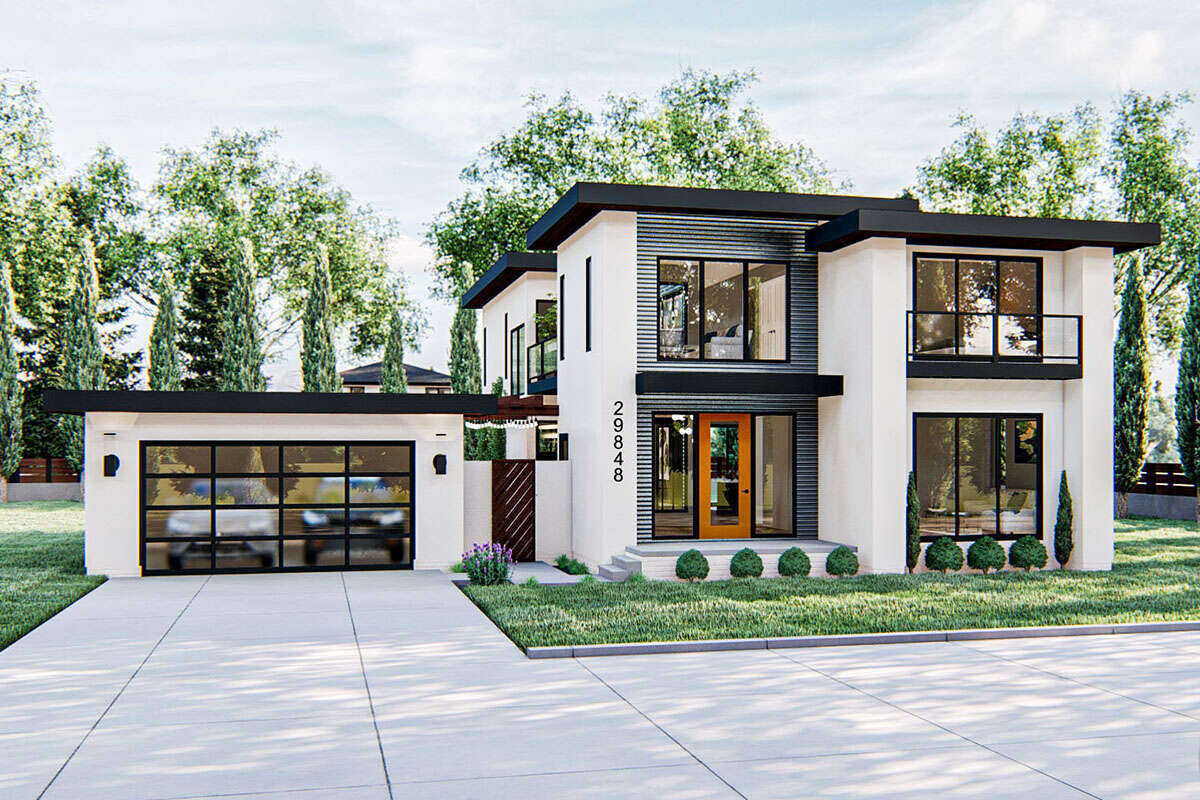
#> input picture server/test_images/modern1.jpg, 1200 x 800 px
$ python model_testing.py
#> lines starting #> are read from the running program, lines starting #| are printed output that depends on the picture
import cv2

img1 = cv2.imread('test_images/modern1.jpg', 0)
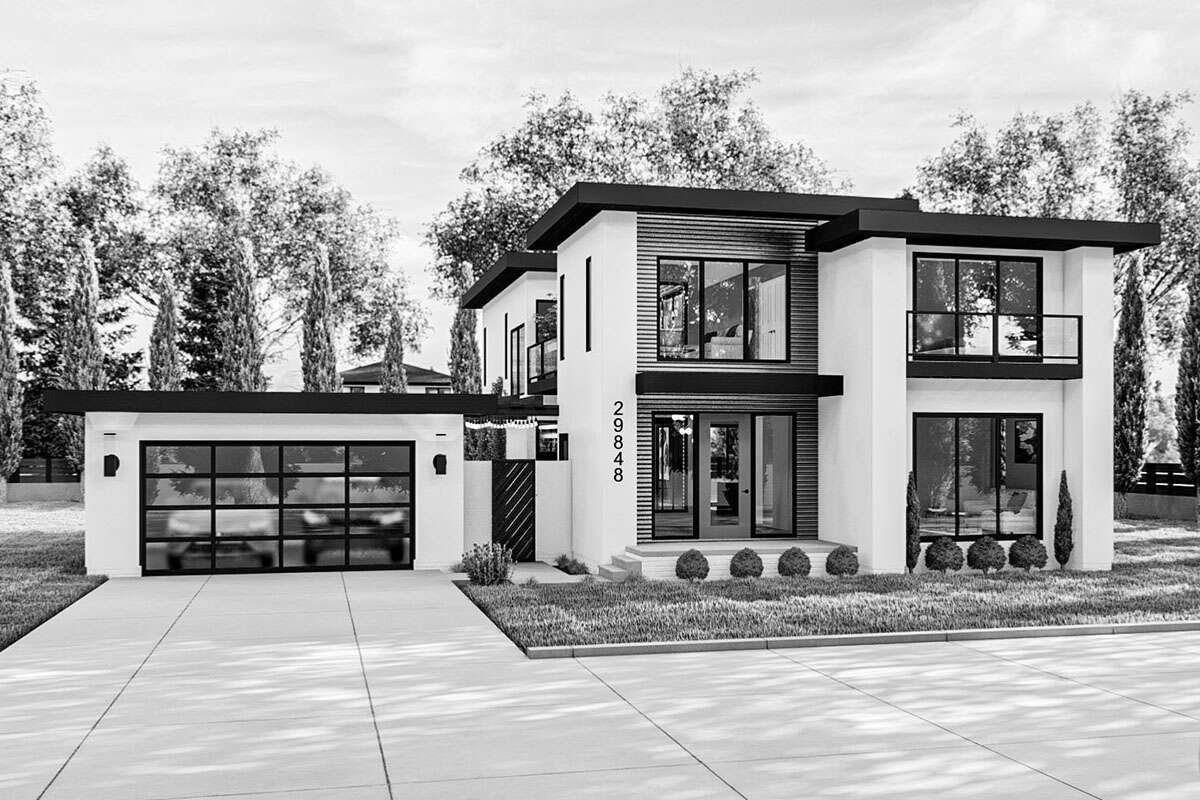
#> img1: shape (800, 1200); min 0, max 255, mean 168.6
# img2 = cv2.imread('test_images/modern2.jpg', 0)
img2 = cv2.imread('test_images/sf-victorian-architecture.jpg', 0)
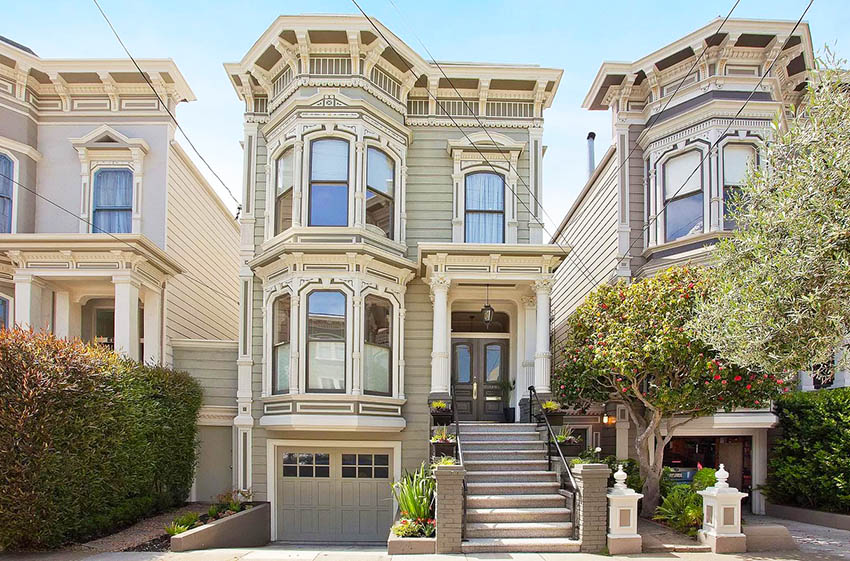
#> input picture server/test_images/sf-victorian-architecture.jpg, 850 x 561 px
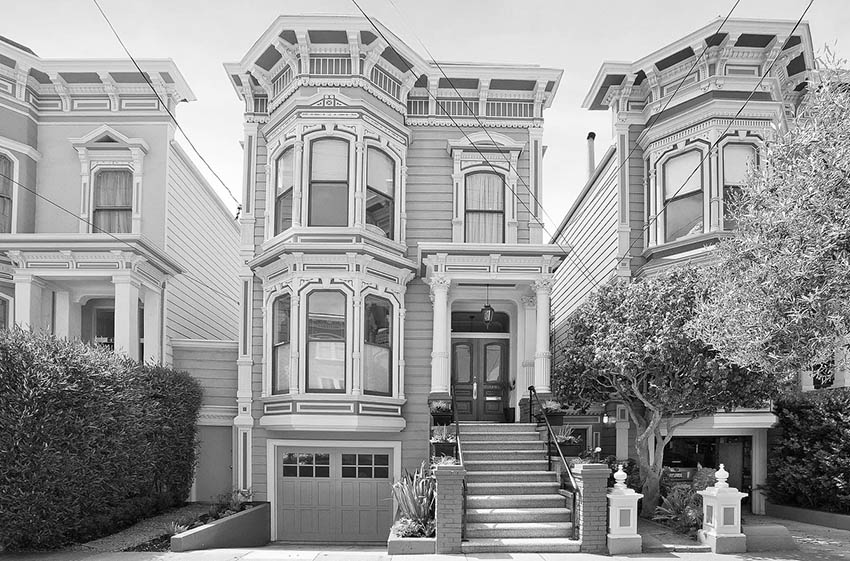
#> img2: shape (561, 850); min 0, max 255, mean 150

orb = cv2.ORB_create(nfeatures=1000)

kp1, des1 = orb.detectAndCompute(img1, None)
#> kp1 = 1000 keypoints; strongest (x, y, size): (618, 438, 31), (618, 471, 31), (617, 423, 31), (617, 477, 31)
kp2, des2 = orb.detectAndCompute(img2, None)
#> kp2 = 1000 keypoints; strongest (x, y, size): (597, 448, 31), (590, 133, 37.2), (614, 475, 31), (747, 495, 31)

bf = cv2.BFMatcher()
matches = bf.knnMatch(des1, des2, k=2)
#> matches = 1000 matches

good = []
for m, n in matches:
    if m.distance < 0.75*n.distance:
        good.append([m])
#> after the loop, good = 11 matches

print(len(good))
#| 11
img3 = cv2.drawMatchesKnn(img1, kp1, img2, kp2, good, None, flags=2)
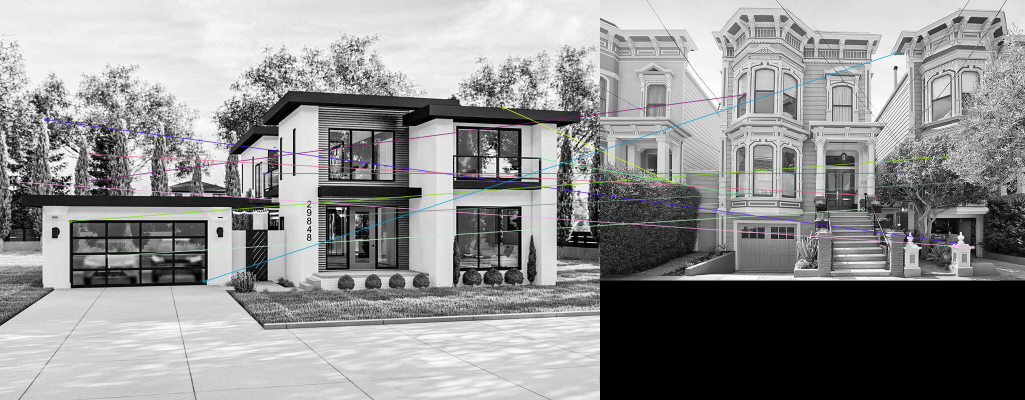
#> img3: shape (800, 2050, 3) (shown at 1/2 size); mean of channels 0, 1, 2 142.6, 142.4, 142.4; drawn as B, G, R
cv2.imshow('img3', img3)
# [7 lines of commented-out code are left out]
